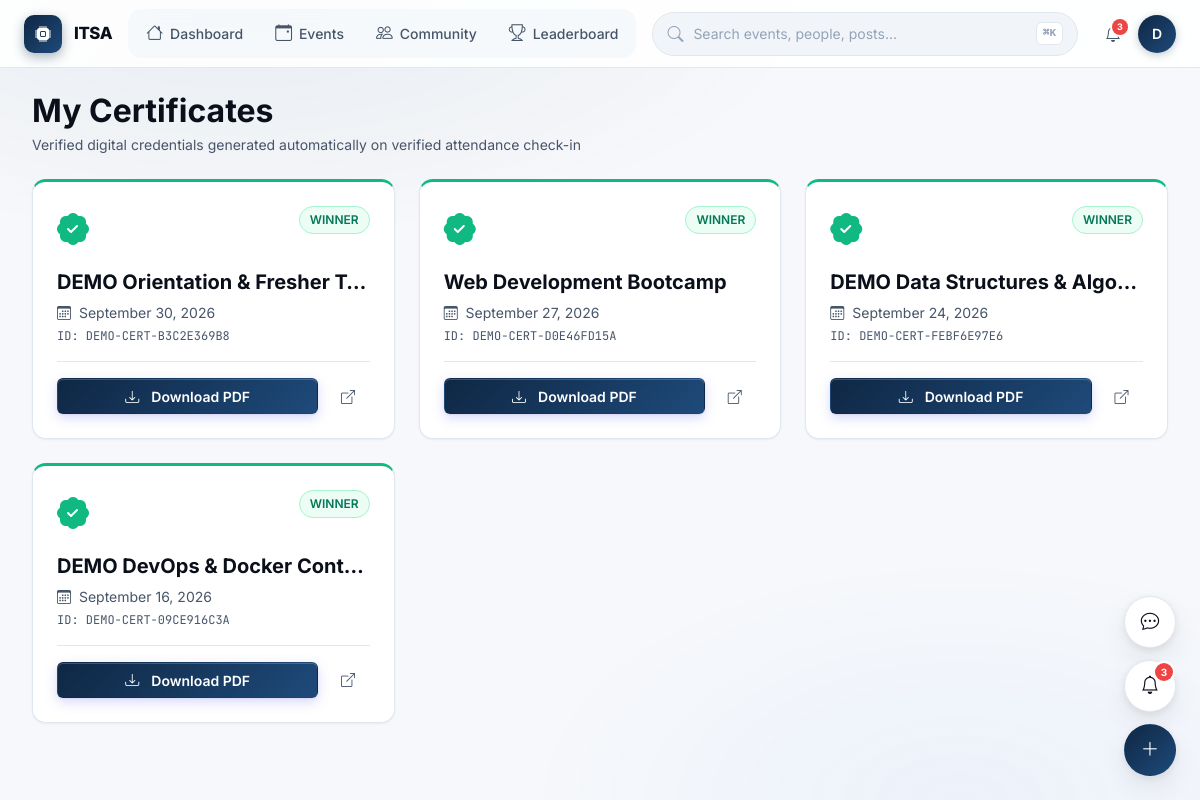
The app's page /student/certificates (signed in) with its own data.
### app/models/user.py (models this page shows, shortened)
class User(UserMixin, db.Model):
    __tablename__ = 'users'
    id = db.Column(db.Integer, primary_key=True, autoincrement=True)
    email = db.Column(db.String(255), unique=True, nullable=False, index=True)
    password_hash = db.Column(db.String(255), nullable=False)
    full_name = db.Column(db.String(100), nullable=False)
    role = db.Column(db.Enum('STUDENT', 'COORDINATOR', 'ADMIN', name='user_roles'), default='STUDENT', nullable=False, index=True)
    is_active = db.Column(db.Boolean, default=True, nullable=False, index=True)
    is_suspended = db.Column(db.Boolean, default=False, nullable=False)
    profile_image = db.Column(db.String(255), nullable=True)
    created_at = db.Column(db.DateTime, default=datetime.utcnow, nullable=False)
    updated_at = db.Column(db.DateTime, default=datetime.utcnow, onupdate=datetime.utcnow, nullable=False)
    student_profile = db.relationship('StudentProfile', backref='user', uselist=False, cascade='all, delete-orphan')
    coordinator_profile = db.relationship('CoordinatorProfile', backref='user', uselist=False, cascade='all, delete-orphan')
    registrations = db.relationship('EventRegistration', backref='user', lazy='dynamic', cascade='all, delete-orphan')
    attendance_records = db.relationship('Attendance', foreign_keys='Attendance.user_id', backref='student', lazy='dynamic')
    scanned_attendances = db.relationship('Attendance', foreign_keys='Attendance.scanned_by', backref='coordinator', lazy='dynamic')
    certificates = db.relationship('Certificate', backref='user', lazy='dynamic', cascade='all, delete-orphan')
    feedback_submissions = db.relationship('Feedback', backref='user', lazy='dynamic', cascade='all, delete-orphan')
    posts = db.relationship('Post', backref='author', lazy='dynamic', cascade='all, delete-orphan')
    comments = db.relationship('Comment', backref='author', lazy='dynamic', cascade='all, delete-orphan')
    reactions = db.relationship('PostReaction', backref='user', lazy='dynamic', cascade='all, delete-orphan')
    saved_posts = db.relationship('SavedPost', backref='user', lazy='dynamic', cascade='all, delete-orphan')
    notifications = db.relationship('Notification', foreign_keys='Notification.user_id', backref='recipient', lazy='dynamic', cascade='all, delete-orphan')
    points_transactions = db.relationship('ItsaPoints', foreign_keys='ItsaPoints.user_id', backref='user', lazy='dynamic', cascade='all, delete-orphan')
    created_events = db.relationship('Event', backref='creator', lazy='dynamic')

### app/models/certificate.py (models this page shows, shortened)
class Certificate(db.Model):
    __tablename__ = 'certificates'
    __table_args__ = (
        db.UniqueConstraint('user_id', 'event_id', name='uq_cert_user_event'),
    )
    id = db.Column(db.Integer, primary_key=True, autoincrement=True)
    user_id = db.Column(db.Integer, db.ForeignKey('users.id', ondelete='CASCADE'), nullable=False, index=True)
    event_id = db.Column(db.Integer, db.ForeignKey('events.id', ondelete='CASCADE'), nullable=False)
    attendance_id = db.Column(db.Integer, db.ForeignKey('attendance.id', ondelete='RESTRICT'), nullable=False)
    certificate_code = db.Column(db.String(100), unique=True, nullable=False, index=True) # ITSA-CERT-{uuid4}
    certificate_type = db.Column(
        db.Enum('PARTICIPATION', 'WINNER', 'VOLUNTEER', name='certificate_types'),
        default='PARTICIPATION',
        nullable=False
    )
    pdf_path = db.Column(db.String(255), nullable=True)
    issued_at = db.Column(db.DateTime, default=datetime.utcnow, nullable=False)
    is_valid = db.Column(db.Boolean, default=True, nullable=False)

### app/models/event.py (models this page shows, shortened)
class Event(db.Model):
    __tablename__ = 'events'
    id = db.Column(db.Integer, primary_key=True, autoincrement=True)
    title = db.Column(db.String(200), nullable=False)
    description = db.Column(db.Text, nullable=False)
    category_id = db.Column(db.Integer, db.ForeignKey('event_categories.id', ondelete='SET NULL'), nullable=True, index=True)
    venue_id = db.Column(db.Integer, db.ForeignKey('venues.id', ondelete='SET NULL'), nullable=True)
    poster_image = db.Column(db.String(255), nullable=True)
    start_datetime = db.Column(db.DateTime, nullable=False, index=True)
    end_datetime = db.Column(db.DateTime, nullable=False)
    registration_deadline = db.Column(db.DateTime, nullable=False)
    max_participants = db.Column(db.Integer, nullable=True) # Null = unlimited
    current_registrations = db.Column(db.Integer, default=0, nullable=False)
    status = db.Column(
        db.Enum('DRAFT', 'PUBLISHED', 'REGISTRATION_OPEN', 'REGISTRATION_CLOSED', 'ONGOING', 'COMPLETED', 'CANCELLED', name='event_statuses'),
        default='DRAFT',
        nullable=False,
        index=True
    )
    is_free = db.Column(db.Boolean, default=True, nullable=False)
    registration_fee = db.Column(db.Numeric(10, 2), default=0.00, nullable=False)
    tags = db.Column(db.String(500), nullable=True) # Comma-separated
    created_by = db.Column(db.Integer, db.ForeignKey('users.id', ondelete='RESTRICT'), nullable=False, index=True)
    created_at = db.Column(db.DateTime, default=datetime.utcnow, nullable=False)
    updated_at = db.Column(db.DateTime, default=datetime.utcnow, onupdate=datetime.utcnow, nullable=False)
    coordinators = db.relationship('EventCoordinator', backref='event', lazy='dynamic', cascade='all, delete-orphan')
    registrations = db.relationship('EventRegistration', backref='event', lazy='dynamic', cascade='all, delete-orphan')
    attendances = db.relationship('Attendance', backref='event', lazy='dynamic', cascade='all, delete-orphan')
    certificates = db.relationship('Certificate', backref='event', lazy='dynamic', cascade='all, delete-orphan')
    feedbacks = db.relationship('Feedback', backref='event', lazy='dynamic', cascade='all, delete-orphan')
    gallery_items = db.relationship('EventGallery', backref='event', lazy='dynamic', cascade='all, delete-orphan')
    volunteers = db.relationship('EventVolunteer', backref='event', lazy='dynamic', cascade='all, delete-orphan')
    posts = db.relationship('Post', backref='linked_event', lazy='dynamic')

### app/routes/pages.py (the view)
@pages_bp.route('/my-certificates')
@pages_bp.route('/certificates')
@pages_bp.route('/student/certificates')
@student_required
def my_certificates():
    certs = Certificate.query.filter_by(user_id=current_user.id, is_valid=True).order_by(Certificate.issued_at.desc()).all()
    return render_template('student/certificates.html', certificates=certs)

### app/templates/student/certificates.html (shortened to what this page needs)
{% extends "base.html" %}
{% block content %}
<div class="container-fluid p-0">
    <div class="d-flex justify-content-between align-items-center mb-4">
        <div>
            <h2 class="fw-bold mb-1" style="color: var(--text-primary);">My Certificates</h2>
            <p class="text-muted small mb-0">Verified digital credentials generated automatically on verified attendance check-in</p>
        </div>
    </div>
    <div class="row g-4">
        {% if certificates %}
            {% for cert in certificates %}
            <div class="col-md-6 col-lg-4">
                <div class="card-surface p-4 h-100 d-flex flex-column justify-content-between" style="border-top: 3px solid var(--success-solid);">
                    <div>
                        <div class="d-flex justify-content-between align-items-start mb-3">
                            <i class="bi bi-patch-check-fill text-success fs-2"></i>
                            <span class="badge-success-soft">{{ cert.certificate_type }}</span>
                        </div>
                        <h5 class="fw-bold mb-2 text-truncate" style="color: var(--text-primary);">{{ cert.event.title }}</h5>
                        <div class="small text-muted mb-3">
                            <div><i class="bi bi-calendar3 me-1"></i> {{ cert.event.start_datetime.strftime('%B %d, %Y') }}</div>
                            <div class="mt-1 font-mono text-truncate" style="font-size: 0.75rem;">ID: {{ cert.certificate_code }}</div>
                        </div>
                    </div>
                    <div class="border-top pt-3 d-flex gap-2" style="border-color: var(--border-subtle) !important;">
                        <a href="{{ url_for('api_certificates.download_certificate', cert_id=cert.id) }}" class="btn btn-brand btn-sm w-100" onclick="if(window.ITSA && window.ITSA.confetti) window.ITSA.confetti.burst();">
                            <i class="bi bi-download me-1"></i> Download PDF
                        </a>
                        <a href="{{ url_for('pages.verify_certificate_page', code=cert.certificate_code) }}" class="btn btn-ghost btn-sm" target="_blank" title="Verify Online">
                            <i class="bi bi-box-arrow-up-right"></i>
                        </a>
                    </div>
                </div>
            </div>
            {% endfor %}
        {% endif %}
    </div>
</div>
{% endblock %}

### app/templates/partials/command-bar.html (shortened to what this page needs)
<header id="app-command-bar" role="banner">
  <a href="{% if current_user.role == 'ADMIN' %}{{ url_for('pages.admin_dashboard') }}{% elif current_user.role == 'COORDINATOR' %}{{ url_for('pages.coordinator_dashboard') }}{% else %}{{ url_for('pages.student_dashboard') }}{% endif %}" class="cmd-brand">
    <span class="cmd-brand-logo"><i class="bi bi-cpu-fill"></i></span>
    <span class="cmd-brand-text">ITSA</span>
  </a>
  <nav class="cmd-nav" aria-label="Primary">
    {% if current_user.role == 'ADMIN' %}
      <a href="{{ url_for('pages.admin_dashboard') }}"
         class="cmd-nav-link {% if request.endpoint == 'pages.admin_dashboard' %}active{% endif %}">
        <i class="bi bi-speedometer2"></i> Dashboard
      </a>
      <a href="{{ url_for('pages.admin_events') }}"
         class="cmd-nav-link {% if request.endpoint == 'pages.admin_events' %}active{% endif %}">
        <i class="bi bi-calendar-event"></i> Events
      </a>
      <a href="{{ url_for('pages.admin_users') }}"
         class="cmd-nav-link {% if request.endpoint == 'pages.admin_users' %}active{% endif %}">
        <i class="bi bi-people"></i> Users
      </a>
      <a href="{{ url_for('pages.admin_analytics') }}"
         class="cmd-nav-link {% if request.endpoint == 'pages.admin_analytics' %}active{% endif %}">
        <i class="bi bi-bar-chart"></i> Analytics
      </a>
    {% else %}
      <a href="{{ url_for('pages.student_dashboard') }}"
         class="cmd-nav-link {% if request.endpoint == 'pages.student_dashboard' %}active{% endif %}">
        <i class="bi bi-house"></i> Dashboard
      </a>
      <a href="{{ url_for('pages.events_page') }}"
         class="cmd-nav-link {% if request.endpoint == 'pages.events_page' %}active{% endif %}">
        <i class="bi bi-calendar-event"></i> Events
      </a>
      <a href="{{ url_for('pages.social_feed') }}"
         class="cmd-nav-link {% if request.endpoint == 'pages.social_feed' %}active{% endif %}">
        <i class="bi bi-people"></i> Community
      </a>
      <a href="{{ url_for('pages.leaderboard_page') }}"
         class="cmd-nav-link {% if request.endpoint == 'pages.leaderboard_page' %}active{% endif %}">
        <i class="bi bi-trophy"></i> Leaderboard
      </a>
    {% endif %}
  </nav>
  <button class="cmd-search" type="button" aria-label="Open command palette" data-cmd-palette-open>
    <i class="bi bi-search cmd-search-icon"></i>
    <span class="cmd-search-placeholder">Search events, people, posts…</span>
    <kbd class="cmd-search-kbd">⌘K</kbd>
  </button>
  <div class="cmd-actions">
    <a href="{{ url_for('pages.notifications_page') }}"
       class="cmd-icon-btn always-show"
       aria-label="Notifications"
       data-itsa-notifications>
      <i class="bi bi-bell"></i>
      {% if unread_notifications_count and unread_notifications_count > 0 %}
        <span class="notification-badge">{{ unread_notifications_count }}</span>
      {% endif %}
    </a>
    <div class="cmd-user-menu" id="cmd-user-menu">
      <button class="cmd-avatar-btn" aria-label="Account menu" type="button" id="cmd-user-toggle">
        {{ current_user.full_name[0]|upper if current_user.full_name else 'U' }}
      </button>
    </div>
  </div>
</header>

### app/static/css/components.css (style rules this page uses)
.btn-brand { background: var(--brand-gradient); color: #ffffff !important; border: 1px solid transparent; font-weight: 600; border-radius: var(--radius-md); box-shadow: 0 1px 2px rgba(0, 0, 0, 0.05), 0 4px 12px rgba(99, 102, 241, 0.25), inset 0 1px 0 rgba(255, 255, 255, 0.2); transition: transform var(--dur-fast) var(--ease-spring), box-shadow var(--dur-fast), background var(--dur-fast); display: inline-flex; align-items: center; justify-content: center; gap: 0.5rem; position: relative; overflow: hidden; isolation: isolate; }
.btn-brand::before { content: ''; position: absolute; inset: 0; background: linear-gradient(105deg, transparent 40%, rgba(255, 255, 255, 0.35) 50%, transparent 60%); transform: translateX(-100%); transition: transform 0.6s var(--ease-smooth); z-index: 1; pointer-events: none; }
.btn-ghost { background: transparent; color: var(--text-secondary); border: 1px solid transparent; font-weight: 500; border-radius: var(--radius-md); transition: all var(--dur-fast) var(--ease-smooth); display: inline-flex; align-items: center; justify-content: center; gap: 0.5rem; }
.btn-sm { padding: 0.4rem 0.85rem; font-size: 0.875rem; border-radius: var(--radius-sm); }
.card-surface { background: var(--surface-card); border: 1px solid var(--border-subtle); border-radius: var(--radius-lg); box-shadow: 0 1px 2px rgba(0, 0, 0, 0.03), 0 1px 3px rgba(0, 0, 0, 0.04); transition: transform var(--dur-base) var(--ease-spring), box-shadow var(--dur-base), border-color var(--dur-base); position: relative; }
.badge-success-soft { background: var(--success-bg); color: var(--success-text); border: 1px solid var(--success-border); padding: 4px 10px; border-radius: var(--radius-full); font-size: 0.75rem; font-weight: 600; }

### app/static/css/main.css (style rules this page uses)
:root { --itsa-primary: var(--brand-500); --itsa-primary-dark: var(--brand-600); --itsa-primary-soft: var(--brand-50); --itsa-gold: #fbbf24; --itsa-gold-dark: #f59e0b; --itsa-gold-gradient: linear-gradient(135deg, #fbbf24 0%, #d97706 100%); --itsa-success: var(--success-solid); --itsa-danger: var(--danger-solid); --itsa-dark: var(--text-primary); --itsa-muted: var(--text-muted); --itsa-light-bg: var(--surface-canvas); --itsa-card-bg: var(--surface-card); --itsa-border: var(--border-subtle); --itsa-glass: var(--surface-glass); --itsa-glass-strong: var(--surface-glass-strong); --itsa-overlay: var(--surface-overlay); --itsa-glow: var(--shadow-glow); --itsa-glow-sm: var(--shadow-glow-sm); }
body { font-family: var(--font-sans); background-color: var(--surface-canvas); color: var(--text-primary); min-height: 100vh; display: flex; flex-direction: column; -webkit-font-smoothing: antialiased; -moz-osx-font-smoothing: grayscale; }

### records on screen
User: full_name "D"
Certificate: certificate_type "WINNER", event "DEMO Orientation & Fresher T…", event.start_datetime "September 30, 2026", certificate_code "DEMO-CERT-B3C2E369B8"
Certificate: certificate_type "WINNER", event "Web Development Bootcamp", event.start_datetime "September 27, 2026", certificate_code "DEMO-CERT-D0E46FD15A"
Certificate: certificate_type "WINNER", event "DEMO Data Structures & Algo…", event.start_datetime "September 24, 2026", certificate_code "DEMO-CERT-FEBF6E97E6"
Certificate: certificate_type "WINNER", event "DEMO DevOps & Docker Cont…", event.start_datetime "September 16, 2026", certificate_code "DEMO-CERT-09CE916C3A"

### other values on screen
{{ unread_notifications_count }} "3"
